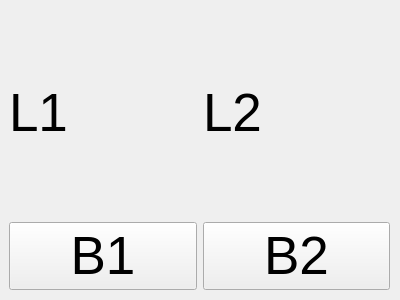
<?xml version="1.0" encoding="UTF-8"?>
<ui version="4.0">
 <class>myWidget</class>
 <widget class="QWidget" name="myWidget">
  <property name="geometry">
   <rect>
    <x>0</x>
    <y>0</y>
    <width>400</width>
    <height>300</height>
   </rect>
  </property>
  <property name="font">
   <font>
    <pointsize>40</pointsize>
   </font>
  </property>
  <property name="windowTitle">
   <string>Form</string>
  </property>
  <widget class="QWidget" name="gridLayoutWidget">
   <property name="geometry">
    <rect>
     <x>9</x>
     <y>9</y>
     <width>381</width>
     <height>281</height>
    </rect>
   </property>
   <layout class="QGridLayout" name="gridLayout">
    <item row="0" column="0">
     <widget class="QLabel" name="label1">
      <property name="font">
       <font>
        <pointsize>40</pointsize>
       </font>
      </property>
      <property name="text">
       <string>L1</string>
      </property>
     </widget>
    </item>
    <item row="0" column="1">
     <widget class="QLabel" name="label2">
      <property name="font">
       <font>
        <pointsize>40</pointsize>
       </font>
      </property>
      <property name="text">
       <string>L2</string>
      </property>
     </widget>
    </item>
    <item row="1" column="0">
     <widget class="QPushButton" name="Button1">
      <property name="text">
       <string>B1</string>
      </property>
     </widget>
    </item>
    <item row="1" column="1">
     <widget class="QPushButton" name="Button2">
      <property name="text">
       <string>B2</string>
      </property>
     </widget>
    </item>
   </layout>
  </widget>
 </widget>
 <resources/>
 <connections/>
</ui>
